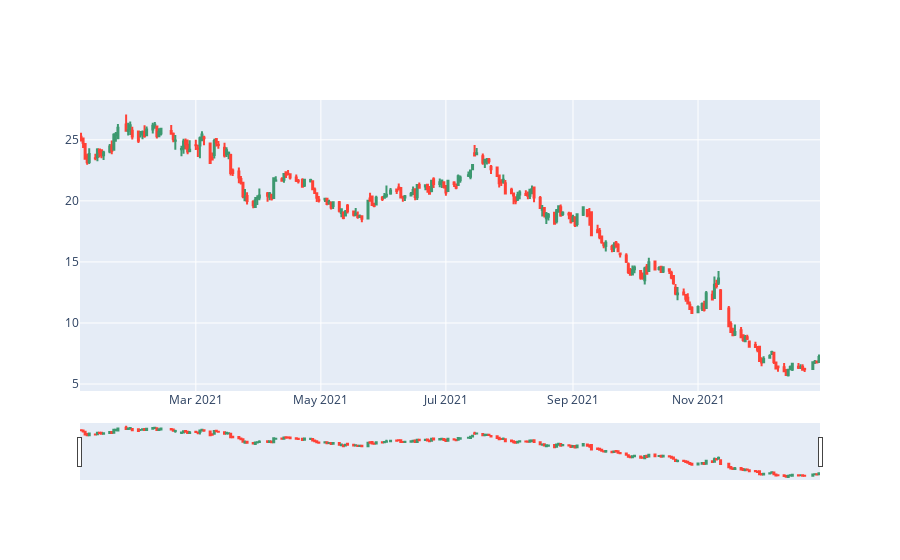

This figure's notebook cell:
### Code cell
# grafico 

grafico = go.Figure(
    data= [
        go.Candlestick(
            x= dados.index,
            open= dados.Abertura,
            high= dados.Maior,
            low= dados.Menor,
            close= dados.Fechamento
        )
    ]
)
grafico.show()

### Figure 1 — Plotly figure (JSON) as saved in the notebook; plotly's stock layout.template omitted (floating-point values rounded to 4 significant figures; data arrays with more than 128 entries replaced by an {"elided": "..."} marker saying what was removed)
{"data": [{"close": {"elided": "247 float values"}, "high": {"elided": "247 float values"}, "low": {"elided": "247 float values"}, "open": {"elided": "247 float values"}, "type": "candlestick", "x": {"elided": "247 str values"}}], "layout": {}}
